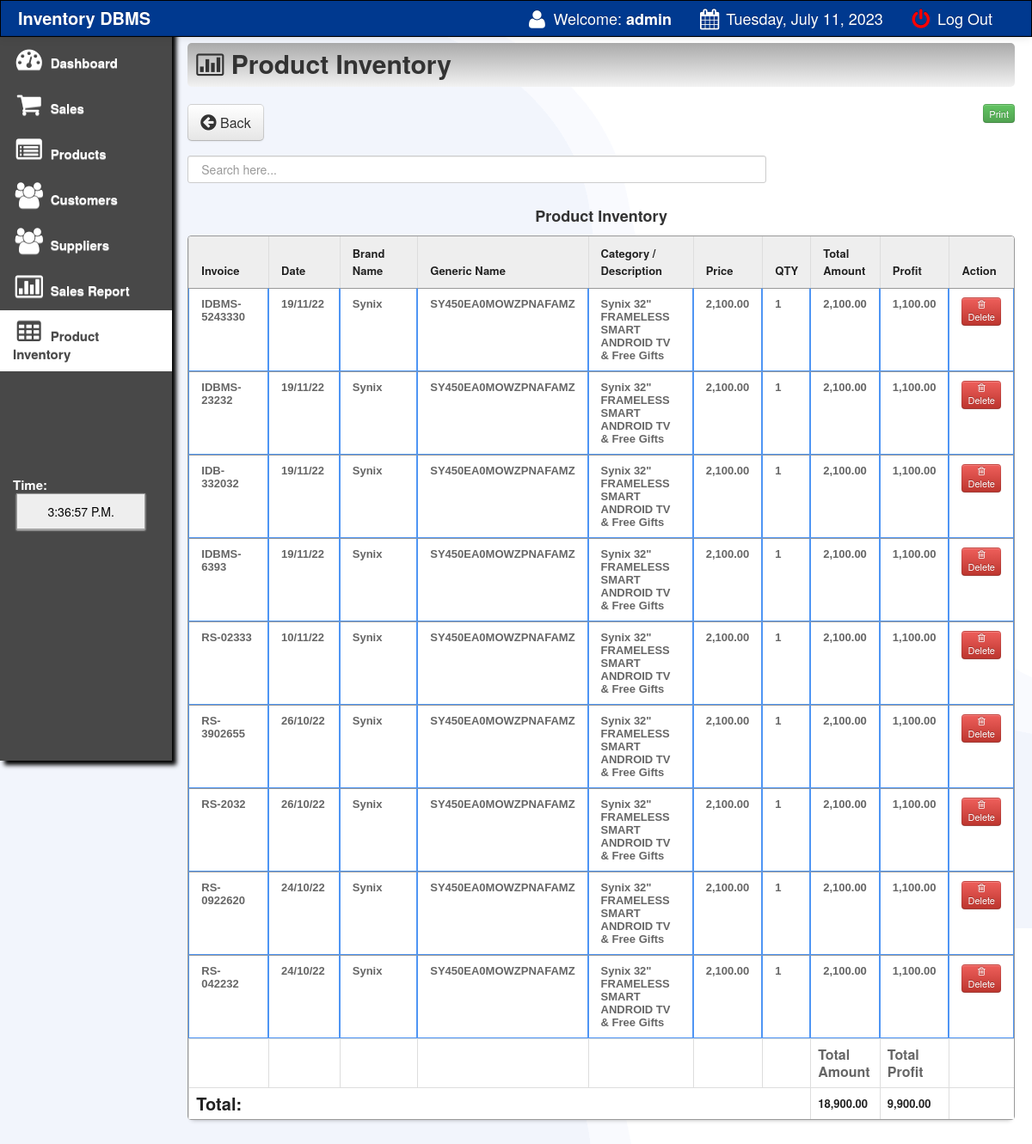
The page /main/sales_inventory.php (signed in) on the database its author committed.
### tables this page shows
CREATE TABLE `sales_order` (
  `transaction_id` int(11) NOT NULL,
  `invoice` varchar(100) NOT NULL,
  `product` varchar(100) NOT NULL,
  `qty` varchar(100) NOT NULL,
  `amount` varchar(100) NOT NULL,
  `profit` varchar(100) NOT NULL,
  `product_code` varchar(150) NOT NULL,
  `gen_name` varchar(200) NOT NULL,
  `name` varchar(200) NOT NULL,
  `price` varchar(100) NOT NULL,
  `discount` varchar(100) NOT NULL,
  `date` varchar(500) NOT NULL
);

### main/sales_inventory.php (the view, shortened to what this page needs)
<html>
<head>
 <link href="css/bootstrap.css" rel="stylesheet">
    <link rel="stylesheet" type="text/css" href="css/DT_bootstrap.css">
  <link rel="stylesheet" href="css/font-awesome.min.css">
    <link href="css/bootstrap-responsive.css" rel="stylesheet">
<link href="../style.css" media="screen" rel="stylesheet" type="text/css" />
<link href="src/facebox.css" media="screen" rel="stylesheet" type="text/css" />
<link rel="stylesheet" type="text/css" href="tcal.css" />
</head>
<?php
function createRandomPassword() {
	$chars = "003232303232023232023456789";
	$i = 0;
	$pass = '' ;
	while ($i <= 7) {
		$num = rand() % 33;
		$tmp = substr($chars, $num, 1);
		$pass = $pass . $tmp;
		$i++;
	}
	return $pass;
}
$finalcode='IDB-'.createRandomPassword();
?>
<body>
<?php include('navfixed.php');?>
<div class="container-fluid">
      <div class="row-fluid">
	<div class="span2">
          <div class="well sidebar-nav">
              <ul class="nav nav-list">
              <li><a href="index.php"><i class="icon-dashboard icon-2x"></i> Dashboard </a></li>
			<li><a href="sales.php?id=cash&invoice=<?php echo $finalcode ?>"><i class="icon-shopping-cart icon-2x"></i> Sales</a>  </li>
			<li><a href="products.php"><i class="icon-list-alt icon-2x"></i> Products</a>                                     </li>
			<li><a href="customer.php"><i class="icon-group icon-2x"></i> Customers</a>                                    </li>
			<li><a href="supplier.php"><i class="icon-group icon-2x"></i> Suppliers</a>                                    </li>
			<li><a href="salesreport.php?d1=0&d2=0"><i class="icon-bar-chart icon-2x"></i> Sales Report</a>                </li>
			<li class="active"><a href="sales_inventory.php"><i class="icon-table icon-2x"></i> Product Inventory</a>                </li>
			<br><br><br><br><br><br>
			<li>
			 <div class="hero-unit-clock">
			<form name="clock">
			<font color="white">Time: <br></font>&nbsp;<input style="width:150px;" type="submit" class="trans" name="face" value="">
			</form>
			  </div>
			</li>
				</ul>
          </div>
        </div>
	<div class="span10">
	<div class="contentheader">
			<i class="icon-bar-chart"></i> Product Inventory
			</div>
<br>
<a  href="index.php"><button class="btn btn-default btn-large" style="float: left;"><i class="icon icon-circle-arrow-left icon-large"></i> Back</button></a>
	<div style="float:right;">
<button  style="float:left;" class="btn btn-success btn-mini"><a href="javascript:Clickheretoprint()"> Print</button></a>
</div>
<br>
<br>
<br>
<input type="text" style="padding:15px;" name="filter" value="" id="filter" placeholder="Search here..." autocomplete="off" />
<div class="content" id="content">
<br><br><br>
<center><strong>Product Inventory</strong></center>
<table class="table table-bordered" id="resultTable" data-responsive="table" style="text-align: left;">
	<thead>
		<tr>
			<th width="12%"> Invoice </th>
			<th width="9%"> Date </th>
			<th width="14%"> Brand Name </th>
			<th width="16%"> Generic Name </th>
			<th width="15%"> Category / Description </th>
			<th > Price </th>
			<th> QTY </th>
			<th width="8%"> Total Amount </th>
			<th width="8%"> Profit </th>
			<th > Action </th>
		</tr>
	</thead>
	<tbody>
			<?php
			function formatMoney($number, $fractional=false) {
					if ($fractional) {
						$number = sprintf('%.2f', $number);
					}
					while (true) {
						$replaced = preg_replace('/(-?\d+)(\d\d\d)/', '$1,$2', $number);
						if ($replaced != $number) {
							$number = $replaced;
						} else {
							break;
						}
					}
					return $number;
				}
				include('../connect.php');
				$result = $db->prepare("SELECT * FROM sales_order ORDER BY transaction_id DESC");
				$result->execute();
				for($i=0; $row = $result->fetch(); $i++){
			?>
			<tr class="record">
			<td><?php echo $row['invoice']; ?></td>
			<td><?php echo $row['date']; ?></td>
			<td><?php echo $row['product_code']; ?></td>
			<td><?php echo $row['gen_name']; ?></td>
			<td><?php echo $row['name']; ?></td>
			<td><?php
			$price=$row['price'];
			echo formatMoney($price, true);
			?></td>
						<td><?php echo $row['qty']; ?></td>
			<td><?php
			$oprice=$row['amount'];
			echo formatMoney($oprice, true);
			?></td>
				<td><?php
			$pprice=$row['profit'];
			echo formatMoney($pprice, true);
			?></td>
			<td>
			<a href="deletesalesinventory.php?id=<?php echo $row['transaction_id']; ?>&qty=<?php echo $row['qty'];?>"><button class="btn btn-mini btn-danger"><i class="icon icon-trash"></i> Delete </button></a>
			</tr>
			<?php
				}
			?>
			<tr>
				<th></th>
				<th></th>
				<th></th>
				<th></th>
				<th></th>
				<th></th>
				<th></th>
				<th>Total Amount</th>
				<th>Total Profit</th>
				<th></th>
			<tr>
			<tr>
				<th colspan="7"><strong style="font-size: 20px; color: #222222;">Total:</strong></th>
				<th colspan="1"><strong style="font-size: 13px; color: #222222;">
				<?php
				$resultas = $db->prepare("SELECT sum(amount) from sales_order");
				$resultas->bindParam(':a', $sdsd);
				$resultas->execute();
				for($i=0; $rowas = $resultas->fetch(); $i++){
				$fgfg=$rowas['sum(amount)'];
				echo formatMoney($fgfg, true);
				}
				?>
				</strong></th>
				<th colspan="1"><strong style="font-size: 13px; color: #222222;">
				<?php
				$resultas = $db->prepare("SELECT sum(profit) from sales_order");
				$resultas->bindParam(':b', $sdsd);
				$resultas->execute();
				for($i=0; $rowas = $resultas->fetch(); $i++){
				$fgfg=$rowas['sum(profit)'];
				echo formatMoney($fgfg, true);
				}
				?>
					</th>
					<th></th>
			</tr>
	</tbody>
</table>
</div>
</div>
</div>
</div>
</body>
<?php include('footer.php');?>
</html>

### main/navfixed.php (shortened to what this page needs)
<div class="navbar navbar-inverse navbar-fixed-top">
     <div class="navbar-inner">
       <div class="container-fluid">
         <a class="brand" href="#"><b>Inventory DBMS</b></a>
         <div class="nav-collapse collapse">
           <ul class="nav pull-right">
             <li><a><i class="icon-user icon-large"></i> Welcome:<strong> <?php echo $_SESSION['SESS_LAST_NAME'];?></strong></a></li>
		 <li><a> <i class="icon-calendar icon-large"></i>
							<?php
							$Today = date('y:m:d',mktime());
							$new = date('l, F d, Y', strtotime($Today));
							echo $new;
							?>
			</a></li>
             <li><a href="../index.php"><font color="red"><i class="icon-off icon-large"></i></font> Log Out</a></li>
           </ul>
         </div>
       </div>
     </div>
   </div>

### main/footer.php (shortened to what this page needs)
<link href="vendors/chosen.min.css" rel="stylesheet" media="screen">

### style.css (style rules this page uses)
td a { color:darkblue; }
input { border: 1px solid #999; background: #EEEEEE; padding: 10px; box-shadow:0 1px 2px #ddd; -moz-box-shadow:0 1px 2px #ddd; -webkit-box-shadow:0 1px 2px #ddd; }
button a, a:hover { color:#fff; text-decoration:none; }
#filter { width: 70%; float:left; }
#resultTable { border-collapse: separate; background-color: #FFFFFF; border-spacing: 0; max-width: 100%; }
#resultTable { color: #666666; text-shadow: 0 1px 0 #FFFFFF; width: 100%; border: 1px solid #999999; box-shadow: 0 5px 5px -5px rgba(0, 0, 0, 0.3); margin-top: 13px; }
#resultTable thead tr th { background: none repeat scroll 0 0 #EEEEEE; color: #222222; padding: 10px 14px; text-align: left; border-top: 0 none; font-size: 13px; }
#resultTable tbody tr td { font: bold 13px 'Arial'; text-align: left; padding: 10px 14px; border-top: 1px solid #999999; }
#resultTable td { padding:7px; border:#4e95f4 1px solid; }
#resultTable tr { background: #fff; }

### main/sales_inventory.php (style rules this page uses)
body { padding-top: 60px; padding-bottom: 40px; }
.sidebar-nav { padding: 9px 0; }

### rows shown on the page
sales_order: invoice "IDBMS-5243330", date "19/11/22", product_code "Synix", gen_name "SY450EA0MOWZPNAFAMZ", name "Synix 32\" FRAMELESS SMART ANDROID TV & Free Gifts", price "2,100.00", qty "1", amount "2,100.00", profit "1,100.00"
sales_order: invoice "IDBMS-23232", date "19/11/22", product_code "Synix", gen_name "SY450EA0MOWZPNAFAMZ", name "Synix 32\" FRAMELESS SMART ANDROID TV & Free Gifts", price "2,100.00", qty "1", amount "2,100.00", profit "1,100.00"
sales_order: invoice "IDB-332032", date "19/11/22", product_code "Synix", gen_name "SY450EA0MOWZPNAFAMZ", name "Synix 32\" FRAMELESS SMART ANDROID TV & Free Gifts", price "2,100.00", qty "1", amount "2,100.00", profit "1,100.00"
sales_order: invoice "IDBMS-6393", date "19/11/22", product_code "Synix", gen_name "SY450EA0MOWZPNAFAMZ", name "Synix 32\" FRAMELESS SMART ANDROID TV & Free Gifts", price "2,100.00", qty "1", amount "2,100.00", profit "1,100.00"
sales_order: invoice "RS-02333", date "10/11/22", product_code "Synix", gen_name "SY450EA0MOWZPNAFAMZ", name "Synix 32\" FRAMELESS SMART ANDROID TV & Free Gifts", price "2,100.00", qty "1", amount "2,100.00", profit "1,100.00"
sales_order: invoice "RS-3902655", date "26/10/22", product_code "Synix", gen_name "SY450EA0MOWZPNAFAMZ", name "Synix 32\" FRAMELESS SMART ANDROID TV & Free Gifts", price "2,100.00", qty "1", amount "2,100.00", profit "1,100.00"
sales_order: invoice "RS-2032", date "26/10/22", product_code "Synix", gen_name "SY450EA0MOWZPNAFAMZ", name "Synix 32\" FRAMELESS SMART ANDROID TV & Free Gifts", price "2,100.00", qty "1", amount "2,100.00", profit "1,100.00"
sales_order: invoice "RS-0922620", date "24/10/22", product_code "Synix", gen_name "SY450EA0MOWZPNAFAMZ", name "Synix 32\" FRAMELESS SMART ANDROID TV & Free Gifts", price "2,100.00", qty "1", amount "2,100.00", profit "1,100.00"
sales_order: invoice "RS-042232", date "24/10/22", product_code "Synix", gen_name "SY450EA0MOWZPNAFAMZ", name "Synix 32\" FRAMELESS SMART ANDROID TV & Free Gifts", price "2,100.00", qty "1", amount "2,100.00", profit "1,100.00"

### other values the page prints
$_SESSION['SESS_LAST_NAME'] "admin"
$new "Tuesday, July 11, 2023"
formatMoney($fgfg, true) "18,900.00"
formatMoney($fgfg, true) "9,900.00"
